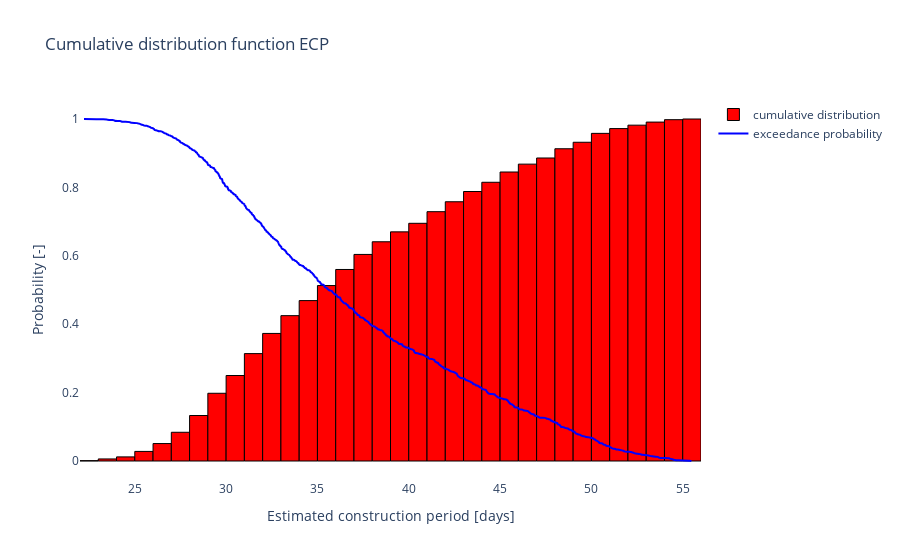

This figure's notebook cell:
### Code cell
hist = go.Histogram(
    x=periods,
    xbins={'size': 1},
    cumulative={'enabled': True},
    histnorm='probability',
    marker=dict(color='red', line=dict(color='black', width=1)),
    name='cumulative distribution'
)

fig = go.Figure(data=hist)

fig.add_trace(go.Scatter(
    x=dores.cumulative_dist(periods).iloc[::1]['X'],
    y=dores.cumulative_dist(periods).iloc[::1]['EDF'],
    line={'shape': 'spline', 'color': 'blue'},
    name='exceedance probability'
))

fig.update_layout(
    xaxis_title='Estimated construction period [days]',
    yaxis_title='Probability [-]',
    title='Cumulative distribution function ECP',
    plot_bgcolor='white'
)

fig.show()

### Figure 1 — Plotly figure (JSON) as saved in the notebook; plotly's stock layout.template omitted (floating-point values rounded to 4 significant figures; data arrays with more than 128 entries replaced by an {"elided": "..."} marker saying what was removed)
{"data": [{"cumulative": {"enabled": true}, "histnorm": "probability", "marker": {"color": "red", "line": {"color": "black", "width": 1}}, "name": "cumulative distribution", "type": "histogram", "x": {"elided": "1000 float values"}, "xbins": {"size": 1}}, {"line": {"color": "blue", "shape": "spline"}, "name": "exceedance probability", "type": "scatter", "x": {"elided": "1000 float values"}, "y": {"elided": "1000 float values"}}], "layout": {"plot_bgcolor": "white", "title": {"text": "Cumulative distribution function ECP"}, "xaxis": {"title": {"text": "Estimated construction period [days]"}}, "yaxis": {"title": {"text": "Probability [-]"}}}}
